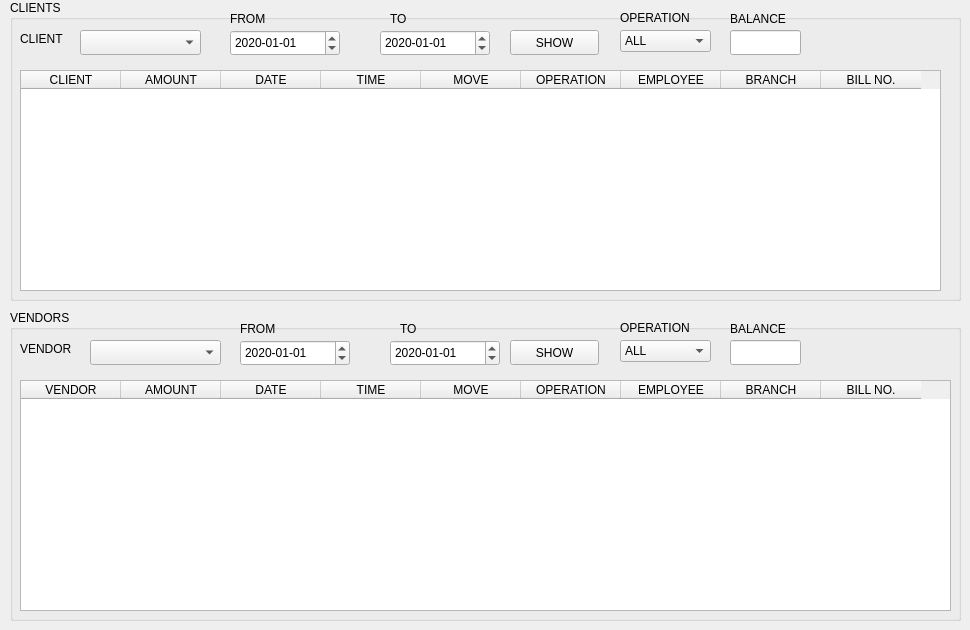
      <widget class="QWidget" name="tab_21">
       <attribute name="title">
        <string>CLIENTS/VENDORS REPORT</string>
       </attribute>
       <widget class="QGroupBox" name="groupBox_8">
        <property name="geometry">
         <rect>
          <x>10</x>
          <y>0</y>
          <width>951</width>
          <height>301</height>
         </rect>
        </property>
        <property name="title">
         <string>CLIENTS</string>
        </property>
        <widget class="QComboBox" name="comboBox_8">
         <property name="geometry">
          <rect>
           <x>70</x>
           <y>30</y>
           <width>121</width>
           <height>25</height>
          </rect>
         </property>
        </widget>
        <widget class="QLabel" name="label_39">
         <property name="geometry">
          <rect>
           <x>10</x>
           <y>30</y>
           <width>51</width>
           <height>17</height>
          </rect>
         </property>
         <property name="text">
          <string>CLIENT</string>
         </property>
        </widget>
        <widget class="QLabel" name="label_40">
         <property name="geometry">
          <rect>
           <x>220</x>
           <y>10</y>
           <width>51</width>
           <height>17</height>
          </rect>
         </property>
         <property name="text">
          <string>FROM</string>
         </property>
        </widget>
        <widget class="QLabel" name="label_41">
         <property name="geometry">
          <rect>
           <x>380</x>
           <y>10</y>
           <width>21</width>
           <height>17</height>
          </rect>
         </property>
         <property name="text">
          <string>TO</string>
         </property>
        </widget>
        <widget class="QTableWidget" name="tableWidget_7">
         <property name="geometry">
          <rect>
           <x>10</x>
           <y>70</y>
           <width>921</width>
           <height>221</height>
          </rect>
         </property>
         <property name="editTriggers">
          <set>QAbstractItemView::NoEditTriggers</set>
         </property>
         <column>
          <property name="text">
           <string>CLIENT</string>
          </property>
          <property name="textAlignment">
           <set>AlignCenter</set>
          </property>
         </column>
         <column>
          <property name="text">
           <string>AMOUNT</string>
          </property>
          <property name="textAlignment">
           <set>AlignCenter</set>
          </property>
         </column>
         <column>
          <property name="text">
           <string>DATE</string>
          </property>
          <property name="textAlignment">
           <set>AlignCenter</set>
          </property>
         </column>
         <column>
          <property name="text">
           <string>TIME</string>
          </property>
          <property name="textAlignment">
           <set>AlignCenter</set>
          </property>
         </column>
         <column>
          <property name="text">
           <string>MOVE</string>
          </property>
          <property name="textAlignment">
           <set>AlignCenter</set>
          </property>
         </column>
         <column>
          <property name="text">
           <string>OPERATION</string>
          </property>
          <property name="textAlignment">
           <set>AlignCenter</set>
          </property>
         </column>
         <column>
          <property name="text">
           <string>EMPLOYEE</string>
          </property>
          <property name="textAlignment">
           <set>AlignCenter</set>
          </property>
         </column>
         <column>
          <property name="text">
           <string>BRANCH</string>
          </property>
          <property name="textAlignment">
           <set>AlignCenter</set>
          </property>
         </column>
         <column>
          <property name="text">
           <string>BILL NO.</string>
          </property>
          <property name="textAlignment">
           <set>AlignCenter</set>
          </property>
         </column>
        </widget>
        <widget class="QPushButton" name="pushButton_33">
         <property name="geometry">
          <rect>
           <x>500</x>
           <y>30</y>
           <width>89</width>
           <height>25</height>
          </rect>
         </property>
         <property name="text">
          <string>SHOW</string>
         </property>
        </widget>
        <widget class="QLineEdit" name="lineEdit_35">
         <property name="geometry">
          <rect>
           <x>720</x>
           <y>30</y>
           <width>71</width>
           <height>25</height>
          </rect>
         </property>
        </widget>
        <widget class="QDateEdit" name="dateEdit_20">
         <property name="geometry">
          <rect>
           <x>220</x>
           <y>30</y>
           <width>110</width>
           <height>26</height>
          </rect>
         </property>
         <property name="displayFormat">
          <string>yyyy-MM-dd</string>
         </property>
         <property name="date">
          <date>
           <year>2020</year>
           <month>1</month>
           <day>1</day>
          </date>
         </property>
        </widget>
        <widget class="QDateEdit" name="dateEdit_21">
         <property name="geometry">
          <rect>
           <x>370</x>
           <y>30</y>
           <width>110</width>
           <height>26</height>
          </rect>
         </property>
         <property name="displayFormat">
          <string>yyyy-MM-dd</string>
         </property>
         <property name="date">
          <date>
           <year>2020</year>
           <month>1</month>
           <day>1</day>
          </date>
         </property>
        </widget>
        <widget class="QLabel" name="label_169">
         <property name="geometry">
          <rect>
           <x>720</x>
           <y>10</y>
           <width>61</width>
           <height>17</height>
          </rect>
         </property>
         <property name="text">
          <string>BALANCE</string>
         </property>
        </widget>
        <widget class="QComboBox" name="comboBox_13">
         <property name="geometry">
          <rect>
           <x>610</x>
           <y>30</y>
           <width>91</width>
           <height>22</height>
          </rect>
         </property>
         <item>
          <property name="text">
           <string>ALL</string>
          </property>
         </item>
         <item>
          <property name="text">
           <string>sell</string>
          </property>
         </item>
         <item>
          <property name="text">
           <string>rsell</string>
          </property>
         </item>
         <item>
          <property name="text">
           <string>transfer</string>
          </property>
         </item>
        </widget>
        <widget class="QLabel" name="label_172">
         <property name="geometry">
          <rect>
           <x>610</x>
           <y>10</y>
           <width>91</width>
           <height>16</height>
          </rect>
         </property>
         <property name="text">
          <string>OPERATION</string>
         </property>
        </widget>
       </widget>
       <widget class="QGroupBox" name="groupBox_9">
        <property name="geometry">
         <rect>
          <x>10</x>
          <y>310</y>
          <width>951</width>
          <height>311</height>
         </rect>
        </property>
        <property name="title">
         <string>VENDORS</string>
        </property>
        <widget class="QComboBox" name="comboBox_9">
         <property name="geometry">
          <rect>
           <x>80</x>
           <y>30</y>
           <width>131</width>
           <height>25</height>
          </rect>
         </property>
        </widget>
        <widget class="QLabel" name="label_42">
         <property name="geometry">
          <rect>
           <x>10</x>
           <y>30</y>
           <width>71</width>
           <height>17</height>
          </rect>
         </property>
         <property name="text">
          <string>VENDOR</string>
         </property>
        </widget>
        <widget class="QLabel" name="label_43">
         <property name="geometry">
          <rect>
           <x>230</x>
           <y>10</y>
           <width>51</width>
           <height>17</height>
          </rect>
         </property>
         <property name="text">
          <string>FROM</string>
         </property>
        </widget>
        <widget class="QLabel" name="label_44">
         <property name="geometry">
          <rect>
           <x>390</x>
           <y>10</y>
           <width>21</width>
           <height>17</height>
          </rect>
         </property>
         <property name="text">
          <string>TO</string>
         </property>
        </widget>
        <widget class="QPushButton" name="pushButton_34">
         <property name="geometry">
          <rect>
           <x>500</x>
           <y>30</y>
           <width>89</width>
           <height>25</height>
          </rect>
         </property>
         <property name="text">
          <string>SHOW</string>
         </property>
        </widget>
        <widget class="QLineEdit" name="lineEdit_36">
         <property name="geometry">
          <rect>
           <x>720</x>
           <y>30</y>
           <width>71</width>
           <height>25</height>
          </rect>
         </property>
        </widget>
        <widget class="QDateEdit" name="dateEdit_22">
         <property name="geometry">
          <rect>
           <x>230</x>
           <y>30</y>
           <width>110</width>
           <height>26</height>
          </rect>
         </property>
         <property name="displayFormat">
          <string>yyyy-MM-dd</string>
         </property>
         <property name="date">
          <date>
           <year>2020</year>
           <month>1</month>
           <day>1</day>
          </date>
         </property>
        </widget>
        <widget class="QDateEdit" name="dateEdit_23">
         <property name="geometry">
          <rect>
           <x>380</x>
           <y>30</y>
           <width>110</width>
           <height>26</height>
          </rect>
         </property>
         <property name="displayFormat">
          <string>yyyy-MM-dd</string>
         </property>
         <property name="date">
          <date>
           <year>2020</year>
           <month>1</month>
           <day>1</day>
          </date>
         </property>
        </widget>
        <widget class="QLabel" name="label_170">
         <property name="geometry">
          <rect>
           <x>720</x>
           <y>10</y>
           <width>71</width>
           <height>17</height>
          </rect>
         </property>
         <property name="text">
          <string>BALANCE</string>
         </property>
        </widget>
        <widget class="QTableWidget" name="tableWidget_8">
         <property name="geometry">
          <rect>
           <x>10</x>
           <y>70</y>
           <width>931</width>
           <height>231</height>
          </rect>
         </property>
         <property name="editTriggers">
          <set>QAbstractItemView::NoEditTriggers</set>
         </property>
         <column>
          <property name="text">
           <string>VENDOR</string>
          </property>
          <property name="textAlignment">
           <set>AlignCenter</set>
          </property>
         </column>
         <column>
          <property name="text">
           <string>AMOUNT</string>
          </property>
          <property name="textAlignment">
           <set>AlignCenter</set>
          </property>
         </column>
         <column>
          <property name="text">
           <string>DATE</string>
          </property>
          <property name="textAlignment">
           <set>AlignCenter</set>
          </property>
         </column>
         <column>
          <property name="text">
           <string>TIME</string>
          </property>
          <property name="textAlignment">
           <set>AlignCenter</set>
          </property>
         </column>
         <column>
          <property name="text">
           <string>MOVE</string>
          </property>
          <property name="textAlignment">
           <set>AlignCenter</set>
          </property>
         </column>
         <column>
          <property name="text">
           <string>OPERATION</string>
          </property>
          <property name="textAlignment">
           <set>AlignCenter</set>
          </property>
         </column>
         <column>
          <property name="text">
           <string>EMPLOYEE</string>
          </property>
          <property name="textAlignment">
           <set>AlignCenter</set>
          </property>
         </column>
         <column>
          <property name="text">
           <string>BRANCH</string>
          </property>
          <property name="textAlignment">
           <set>AlignCenter</set>
          </property>
         </column>
         <column>
          <property name="text">
           <string>BILL NO.</string>
          </property>
         </column>
        </widget>
        <widget class="QComboBox" name="comboBox_5">
         <property name="geometry">
          <rect>
           <x>610</x>
           <y>30</y>
           <width>91</width>
           <height>22</height>
          </rect>
         </property>
         <item>
          <property name="text">
           <string>ALL</string>
          </property>
         </item>
         <item>
          <property name="text">
           <string>pur</string>
          </property>
         </item>
         <item>
          <property name="text">
           <string>rpur</string>
          </property>
         </item>
         <item>
          <property name="text">
           <string>transfer</string>
          </property>
         </item>
        </widget>
        <widget class="QLabel" name="label_171">
         <property name="geometry">
          <rect>
           <x>610</x>
           <y>10</y>
           <width>91</width>
           <height>16</height>
          </rect>
         </property>
         <property name="text">
          <string>OPERATION</string>
         </property>
        </widget>
       </widget>
      </widget>
